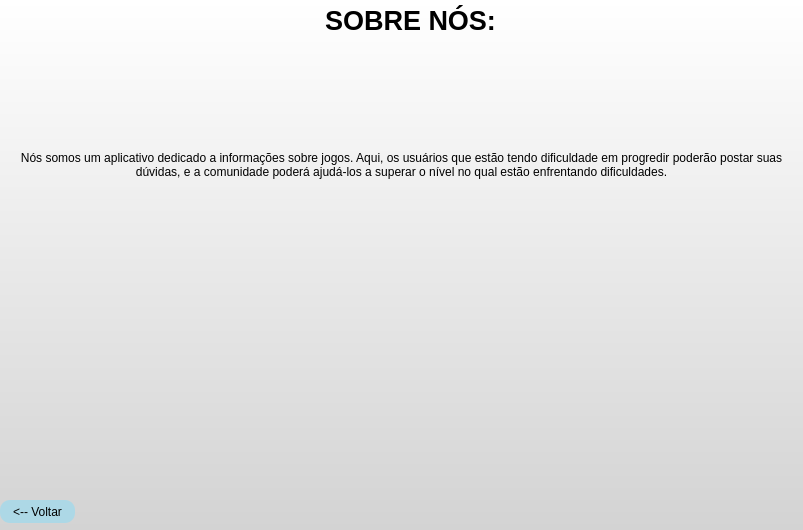
<?xml version="1.0" encoding="UTF-8"?>
<ui version="4.0">
 <class>MainWindow</class>
 <widget class="QMainWindow" name="MainWindow">
  <property name="geometry">
   <rect>
    <x>0</x>
    <y>0</y>
    <width>803</width>
    <height>530</height>
   </rect>
  </property>
  <property name="minimumSize">
   <size>
    <width>803</width>
    <height>530</height>
   </size>
  </property>
  <property name="maximumSize">
   <size>
    <width>799</width>
    <height>527</height>
   </size>
  </property>
  <property name="windowTitle">
   <string>MainWindow</string>
  </property>
  <property name="styleSheet">
   <string notr="true">background: qlineargradient(x1: 0, y1: 0, x2: 0, y2: 1, stop: 0 white, stop: 1 #D3D3D3);
</string>
  </property>
  <widget class="QWidget" name="centralwidget">
   <widget class="QLabel" name="label">
    <property name="geometry">
     <rect>
      <x>300</x>
      <y>0</y>
      <width>221</width>
      <height>41</height>
     </rect>
    </property>
    <property name="font">
     <font>
      <pointsize>20</pointsize>
      <weight>75</weight>
      <bold>true</bold>
     </font>
    </property>
    <property name="styleSheet">
     <string notr="true">color: black;
background-color: transparent;
border: none;
</string>
    </property>
    <property name="text">
     <string>SOBRE NÓS:</string>
    </property>
    <property name="alignment">
     <set>Qt::AlignCenter</set>
    </property>
   </widget>
   <widget class="QLabel" name="label_2">
    <property name="geometry">
     <rect>
      <x>0</x>
      <y>-100</y>
      <width>803</width>
      <height>530</height>
     </rect>
    </property>
    <property name="minimumSize">
     <size>
      <width>803</width>
      <height>530</height>
     </size>
    </property>
    <property name="maximumSize">
     <size>
      <width>803</width>
      <height>530</height>
     </size>
    </property>
    <property name="font">
     <font>
      <family>Arial</family>
     </font>
    </property>
    <property name="styleSheet">
     <string notr="true">color: black;
background-color: transparent;
border: none;
</string>
    </property>
    <property name="frameShape">
     <enum>QFrame::NoFrame</enum>
    </property>
    <property name="frameShadow">
     <enum>QFrame::Sunken</enum>
    </property>
    <property name="text">
     <string>Nós somos um aplicativo dedicado a informações sobre jogos. Aqui, os usuários que estão tendo dificuldade em progredir poderão postar suas dúvidas, e a comunidade poderá ajudá-los a superar o nível no qual estão enfrentando dificuldades.</string>
    </property>
    <property name="textFormat">
     <enum>Qt::PlainText</enum>
    </property>
    <property name="alignment">
     <set>Qt::AlignCenter</set>
    </property>
    <property name="wordWrap">
     <bool>true</bool>
    </property>
   </widget>
   <widget class="QPushButton" name="pushButton">
    <property name="geometry">
     <rect>
      <x>0</x>
      <y>500</y>
      <width>75</width>
      <height>23</height>
     </rect>
    </property>
    <property name="styleSheet">
     <string notr="true">QPushButton {
    background-color:  #add8e6;
    border-radius: 10px;
}

QPushButton:hover {
    background-color:#AABAF2 ;
}
</string>
    </property>
    <property name="text">
     <string>&lt;-- Voltar</string>
    </property>
   </widget>
  </widget>
 </widget>
 <resources/>
 <connections/>
</ui>
